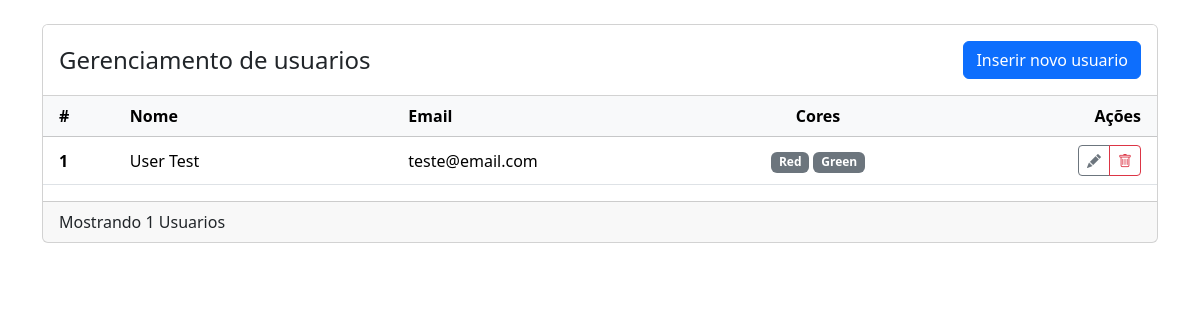
Before: / with the older database file.
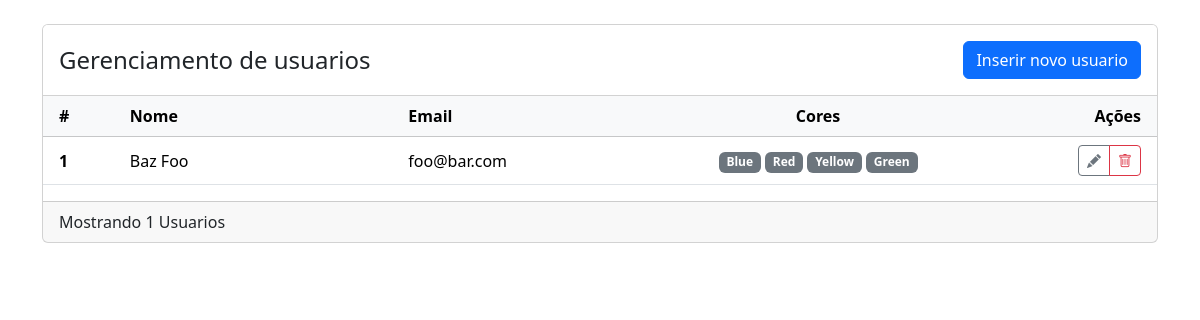
After: the same page with the newer database file.
### tables this page shows
CREATE TABLE users(
    id INTEGER PRIMARY KEY,
    name varchar(100) NOT NULL,
    email varchar(100) NOT NULL
);

### src/Domain/Dao/UserDao.php (called while the page is built, shortened)
<?php
class UserDao
{
    private PDO $conn;
    public function __construct(Connection $conn)
    {
        $this->conn = $conn->getConnection();
    }
    public function all(): array
    {
        $sql = "SELECT u.id as userId,
                       c.id AS colorId,
                       u.name AS username,
                       u.email,
                       c.name AS colorname
                FROM users AS u
                LEFT JOIN user_colors AS uc ON u.id = uc.user_id
                LEFT JOIN colors AS c ON uc.color_id = c.id;
                ";
        $stmt = $this->conn->query($sql);
        $data = $stmt->fetchAll();
        return $this->createObj($data);
    }
    private function createObj(array $data): array
    {
        $userList = [];
        foreach ($data as $row) {
            if (!array_key_exists($row['userId'], $userList)) {
                $user = new User($row['username'], $row['email']);
                $user->setId($row['userId']);
                $userList[$row['userId']] = $user;
            }
            if (!empty($row["colorId"]) && !empty($row["colorname"])) {
                $color = new Color($row['colorname']);
                $color->setId($row['colorId']);
                $userList[$row['userId']]->setColor($color);
            }
        }
        return $userList;
    }
}

### src/Core/Database/Connection.php (called while the page is built, shortened)
<?php
class Connection {
    private string $databaseFile;
    private PDO $connection;
    public function __construct()
    {
        $this->databaseFile = realpath(__DIR__ . "/../../../database/db.sqlite");
    }
    private function connect()
    {
        $pdo = new PDO("sqlite:{$this->databaseFile}");
        $pdo->setAttribute(PDO::ATTR_DEFAULT_FETCH_MODE, PDO::FETCH_ASSOC);
        return $this->connection = $pdo;
    }
    public function getConnection()
    {
        return $this->connection ?: $this->connection = $this->connect();
    }
}

### src/Core/Router/Route.php (called while the page is built, shortened)
<?php
class Route
{
    private string $routesKey;
    private array $routes;
    public function __construct(array $routes)
    {
        $this->routes = $routes;
    }
    public function handler(): void
    {
        $pathInfo = parse_url($_SERVER["REQUEST_URI"], PHP_URL_PATH);
        $method = $_SERVER["REQUEST_METHOD"];
        $this->routesKey = "$method|$pathInfo";
    }
    public function dispatch()
    {
        [$class, $method] = $this->routes[$this->routesKey];
        return $class->{$method}();
    }
}

### public/index.php (called while the page is built, shortened)
<?php
$routes = require_once __DIR__ . '/../config/routes.php';
$router = new Route($routes);
$router->dispatch();

### src/Domain/Model/Color.php (called while the page is built, shortened)
<?php
class Color
{
    private ?int $id;
    public function __construct(string|null $colorName = null)
    {
        $this->colorName = $colorName;
    }
    public function getId(): int
    {
        return $this->id;
    }
    public function setId(?int $id): void
    {
        $this->id = $id;
    }
}

### src/Domain/Model/User.php (called while the page is built, shortened)
<?php
class User
{
    private int $id;
    public array $color = [];
    public function __construct(string $name, string $email)
    {
        $this->name = $name;
        $this->email = $email;
    }
    public function setId(int $id): void
    {
        $this->id = $id;
    }
    public function getId(): int
    {
        return $this->id;
    }
    public function getColor(): array
    {
        $colorIdCollection = [];
        foreach ($this->color as $color) {
            $colorIdCollection[$color->getId()] = $color->colorName ?? null;
        }
        return $colorIdCollection;
    }
    public function setColor(Color $color): void
    {
        $this->color[$color->getId()] = $color;
    }
}

### src/Core/TemplateEngine/Renderer.php (called while the page is built, shortened)
<?php
trait Renderer
{
    public function render(string $templateName, array $data = []): false|string
    {
        extract($data);
        require_once self::TEMPLATE_PATH . $templateName;
        return ob_get_clean();
    }
}

### views/home.php (the view, shortened to what this page needs)
<?php require "includes/head.php";
?>
<body >
    <main class="container py-4">
        <div class="card">
            <div class="card-header bg-white d-flex justify-content-between align-items-center py-3">
                <h4 class=" mb-0">Gerenciamento de usuarios</h4>
                <a class="btn btn-primary" href="/insert-user">Inserir novo usuario</a>
            </div>
            <div class="card-body p-0">
                <table class="table table-hover">
                    <thead>
                        <tr class="table-light">
                            <th scope="col" class="ps-3">#</th>
                            <th scope="col">Nome</th>
                            <th scope="col">Email</th>
                            <th scope="col" class="text-center">Cores</th>
                            <th scope="col" class="text-end pe-3">Ações</th>
                        </tr>
                    </thead>
                    <tbody>
                        <?php if (count($users) > 0): ?>
                            <?php foreach ($users as $user): ?>
                                <tr class="align-middle">
                                    <th scope="row" class="ps-3"><?= htmlspecialchars($user->getId()) ?></th>
                                    <td class="w-25"><?= htmlspecialchars($user->name) ?></td>
                                    <td class="w-25"><?= htmlspecialchars($user->email) ?></td>
                                    <td class="w-25 text-center">
                                    <?php foreach ($user->getColor() as $userColor): ?>
                                        <span class="badge bg-secondary"><?= $userColor ?? null; ?></span>
                                    <?php endforeach; ?>
                                    </td>
                                    <td class="text-end pe-3">
                                        <div class="btn-group">
                                            <a href="/update-user?id=<?= htmlspecialchars($user->getId()) ?>" class="btn btn-sm btn-outline-secondary" title="Edit user">
                                                <i class="bi bi-pencil-fill"></i>
                                            </a>
                                            <button type="button" class="btn btn-sm btn-outline-danger delete-btn"
                                                    data-bs-toggle="modal"
                                                    data-bs-target="#<?= htmlspecialchars($user->getId()) ?>"
                                                    title="Delete user">
                                                <i class="bi bi-trash"></i>
                                            </button>
                                        </div>
                                    </td>
                                </tr>
                            <?php endforeach; ?>
                        <?php endif; ?>
                    </tbody>
                </table>
            </div>
            <div class="card-footer pb-0">
                <p class="mb-2">Mostrando <?= count($users) ?> Usuarios</p>
            </div>
        </div>
    </main>
<?php include "includes/end-file.php" ?>

### src/Domain/Controller/UserController.php (shortened to what this page needs)
<?php
class UserController
{
    private UserDao $userDao;
    public function __construct(UserService $userService, UserDao $userDao)
    {
        $this->userDao = $userDao;
    }
    public function index(): void
    {
        $data = $this->userDao->all();
        echo $this->render('home.php', [
            "users" => $data
        ]);
    }
}

### views/includes/head.php (shortened to what this page needs)
<!doctype html>
<html lang="pt_br">
<head>
    <link href="https://cdn.jsdelivr.net/npm/bootstrap@5.3.6/dist/css/bootstrap.min.css" rel="stylesheet">
    <link rel="stylesheet" href="https://cdn.jsdelivr.net/npm/bootstrap-icons@1.13.1/font/bootstrap-icons.min.css">
    <link rel="stylesheet" href="./css/styles.css">
</head>

### views/includes/end-file.php (shortened to what this page needs)
</body>
</html>

### public/css/styles.css (style rules this page uses)
html { height: 100vh; }

Changed rows visible on the page:
changed users id 1: name "User Test" → "Baz Foo"; email "teste@email.com" → "foo@bar.com"
Other visible differences:
new list line: "Blue"
new list line: "Yellow"
